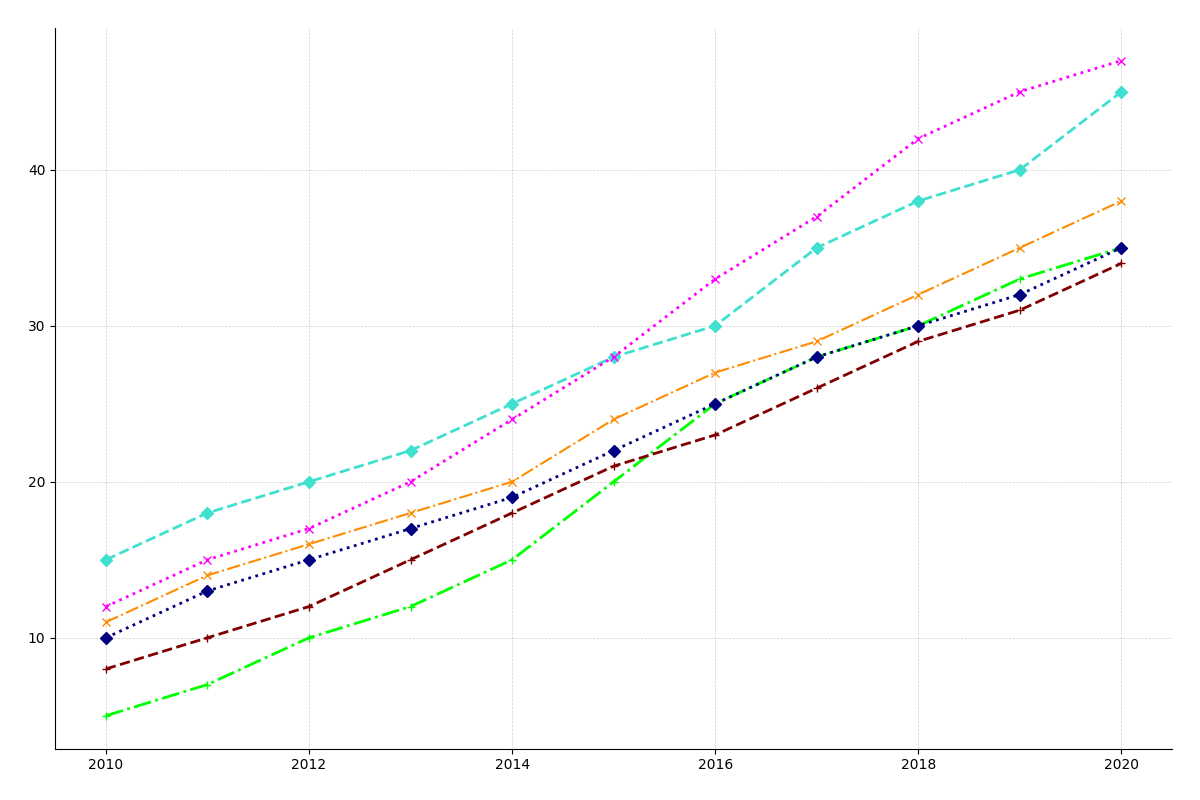

This figure's Python source:
import matplotlib.pyplot as plt
import numpy as np

years = np.arange(2010, 2021)

hiking_east = [15, 18, 20, 22, 25, 28, 30, 35, 38, 40, 45]
cycling_east = [5, 7, 10, 12, 15, 20, 25, 28, 30, 33, 35]
running_east = [12, 15, 17, 20, 24, 28, 33, 37, 42, 45, 47]

hiking_west = [10, 13, 15, 17, 19, 22, 25, 28, 30, 32, 35]
cycling_west = [8, 10, 12, 15, 18, 21, 23, 26, 29, 31, 34]
running_west = [11, 14, 16, 18, 20, 24, 27, 29, 32, 35, 38]

fig, ax = plt.subplots(figsize=(12, 8))

# Plot for Eastern Region
ax.plot(years, hiking_east, marker='D', color='turquoise', linestyle='--', linewidth=2)
ax.plot(years, cycling_east, marker='+', color='lime', linestyle='-.', linewidth=2)
ax.plot(years, running_east, marker='x', color='magenta', linestyle=':', linewidth=2)

# Plot for Western Region
ax.plot(years, hiking_west, marker='D', color='navy', linestyle=':', linewidth=2)
ax.plot(years, cycling_west, marker='+', color='maroon', linestyle='--', linewidth=2)
ax.plot(years, running_west, marker='x', color='darkorange', linestyle='-.')

ax.grid(True, linestyle='--', linewidth=0.5, alpha=0.6)
ax.spines['top'].set_visible(False)
ax.spines['right'].set_visible(False)

plt.tight_layout(pad=2.0)
plt.show()
